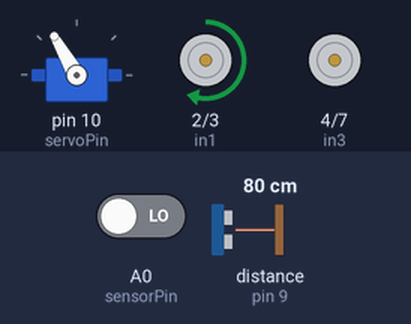
This sketch was run on a simulated Arduino Uno, built with avr-gcc and run on an emulated ATmega328P. On the bench: servo, motor-driver pin pairs drawn as motors (green arrow = first pin HIGH = forward, orange = second pin HIGH = backward, longer = more drive, scaled by the enable pin). Wiring (inferred from the names in the program): ultrasonic range finder: trigger pin 8; echo pin 9. The test bench sets the inputs (shaded band); at power-on: A0 (sensorPin) LOW, distance to the obstacle (sensor on pin 9) 80 cm. The echo pulse lasts 58.3 µs per cm; what the sketch prints to the serial monitor is not drawn.

Above: at 1.7 s.
1.8 s: A0 (sensorPin) driven HIGH
At 3.0 s:
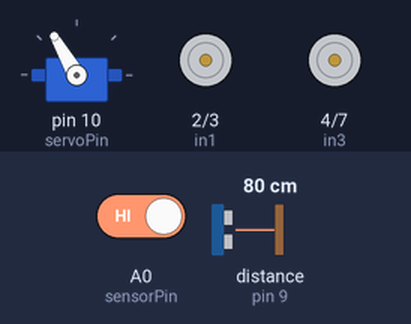
At 4.2 s:
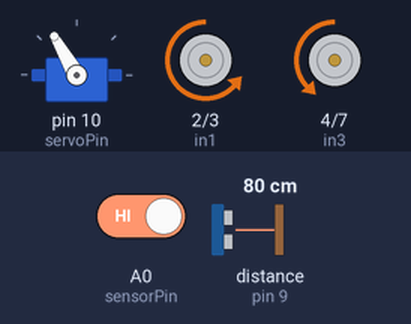
4.8 s: A0 (sensorPin) driven LOW
At 6.7 s:
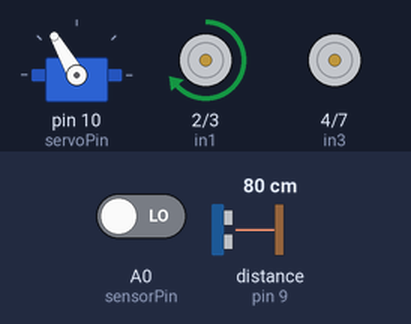
7.8 s: distance to the obstacle (sensor on pin 9) set to 45 cm
9.3 s: distance to the obstacle (sensor on pin 9) set to 39 cm
At 9.7 s:
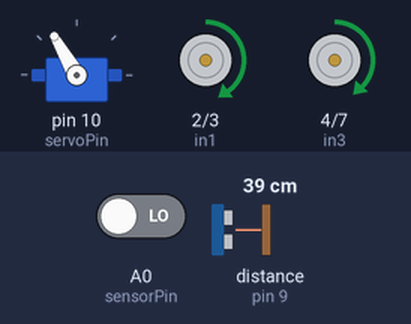
12.3 s: distance to the obstacle (sensor on pin 9) set to 17 cm
15.3 s: distance to the obstacle (sensor on pin 9) set to 13 cm
Timing chart, 0 to 18.3 s (numbered marks = the images above; inputs shaded):
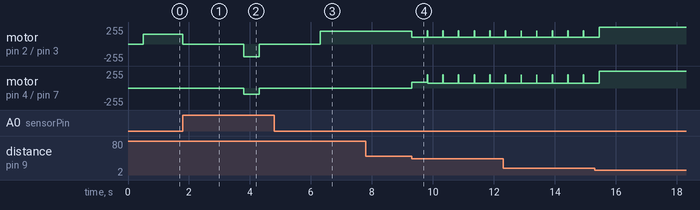

The sketch:

Robot_sumo.ino
```cpp
#include <Servo.h>

/* ----------------- PIN SETUP ----------------- */
// Motor A
const int enA = 5;
const int in1 = 2;
const int in2 = 3;
// Motor B
const int enB = 6;
const int in3 = 4;
const int in4 = 7;

// Ultrasonik
const int trigPin = 8;
const int echoPin = 9;

// Servo penyerang
const int servoPin = 10;
const int posisiTurun = 120;
const int posisiNaik  = 180;

// Line follower (digital) – LOW saat warna hitam
const int sensorPin = A0;

/* ----------------- VARIABEL GLOBAL ----------------- */
Servo serang;
long duration;
int distance;

/* ----------------- SETUP ----------------- */
void setup() {
  // Motor pins
  pinMode(enA, OUTPUT); pinMode(in1, OUTPUT); pinMode(in2, OUTPUT);
  pinMode(enB, OUTPUT); pinMode(in3, OUTPUT); pinMode(in4, OUTPUT);

  // Ultrasonik
  pinMode(trigPin, OUTPUT);
  pinMode(echoPin, INPUT);

  // Line follower
  pinMode(sensorPin, INPUT);

  // Servo
  serang.attach(servoPin);
  serang.write(posisiTurun);

  //gerakan
  stopMotor();
  delay(500);

  Serial.begin(9600);
}

/* ----------------- LOOP ----------------- */
void loop() {
  // Cek warna hitam (LOW = garis hitam terdeteksi)
  int sensorValue = digitalRead(sensorPin);

  if (sensorValue == HIGH) {
    Serial.println("Garis HITAM terdeteksi → mundur");
    stopMotor();
    delay(2000);
    mundur(190, 90);
    Serial.println("MUNDUR...");
    delay(500);              // ← delay langsung setelah mundur
    stopMotor();
    delay(2000);
    return;
  }


  // Baca sensor ultrasonik
  digitalWrite(trigPin, LOW);  delayMicroseconds(2);
  digitalWrite(trigPin, HIGH); delayMicroseconds(10);
  digitalWrite(trigPin, LOW);

  duration = pulseIn(echoPin, HIGH);
  distance = duration * 0.034 / 2;

  Serial.print("Jarak: "); Serial.print(distance); Serial.println(" cm");

  // Logika servo dan kecepatan
  if (distance > 0 && distance <= 8) {
    serang.write(posisiNaik);
    delay(1000);
    maju(255, 255); // Musuh dekat, maju cepat sambil serang
  }
  else if (distance > 8 && distance <= 13) {
    serang.write(posisiTurun);
    maju(255, 255); // Maju pelan karena masih agak jauh
  }
  else if (distance > 13 && distance <= 40) {
    serang.write(posisiTurun);
    maju(100, 70);
    delay(500);
    maju(200,200 ); // Maju pelan karena masih agak jauh
  }
  else {
    serang.write(posisiTurun);
    putarKanan(150, 0); // Cari musuh (putar di tempat)
  }

  delay(10);
}

/* ----------------- FUNGSI MOTOR ----------------- */
void maju(int speedA, int speedB) {
  digitalWrite(in1, HIGH); digitalWrite(in2, LOW);
  digitalWrite(in3, HIGH); digitalWrite(in4, LOW);
  analogWrite(enA, speedA); analogWrite(enB, speedB);
}

void mundur(int speedA, int speedB) {
  digitalWrite(in1, LOW); digitalWrite(in2, HIGH);
  digitalWrite(in3, LOW); digitalWrite(in4, HIGH);
  analogWrite(enA, speedA); analogWrite(enB, speedB);
}

void putarKanan(int speedA, int speedB) {
  digitalWrite(in1, HIGH); digitalWrite(in2, LOW);
  digitalWrite(in3, LOW);  digitalWrite(in4, HIGH);
  analogWrite(enA, speedA); analogWrite(enB, speedB);
}

void stopMotor() {
  digitalWrite(in1, LOW); digitalWrite(in2, LOW);
  digitalWrite(in3, LOW); digitalWrite(in4, LOW);
  analogWrite(enA, 0);    analogWrite(enB, 0);
}
```

Measured:
- the behaviour switches between 42 and 41 cm on distance to the obstacle (sensor on pin 9) (found by bisection; images 3 and 4)
- after the input at 1.8 s, motor on pin 2 (in1) / pin 3 (in2): forward 150/255 → stopped at once, → backward 190/255 2.0 s later, → stopped 0.50 s later; motor on pin 4 (in3) / pin 7 (in4): stopped → backward 90/255 after 2.0 s, → stopped 0.50 s later
- after the input at 4.8 s, motor on pin 2 (in1) / pin 3 (in2): stopped → forward 190/255 after 1.5 s
- after the input at 7.8 s, every drawn part: stays the same
- after the input at 9.3 s, motor on pin 2 (in1) / pin 3 (in2): alternates forward 200/255 for 0.01 s and forward 100/255 for 0.50 s, starting at once; motor on pin 4 (in3) / pin 7 (in4): stopped → forward 90/255 at once, then repeats every 0.51 s: forward 200/255 0.01 s, forward 70/255 0.50 s
